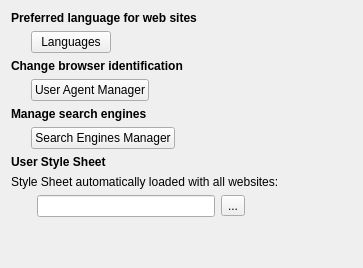
         <widget class="QWidget" name="otherPage">
          <layout class="QGridLayout" name="gridLayout_13">
           <item row="9" column="0" colspan="4">
            <widget class="QLabel" name="label_66">
             <property name="text">
              <string>&lt;b&gt;Manage search engines&lt;/b&gt;</string>
             </property>
            </widget>
           </item>
           <item row="11" column="0" colspan="4">
            <widget class="QLabel" name="label_9">
             <property name="text">
              <string>&lt;b&gt;User Style Sheet&lt;/b&gt;</string>
             </property>
            </widget>
           </item>
           <item row="12" column="0" colspan="4">
            <widget class="QLabel" name="label_15">
             <property name="text">
              <string>Style Sheet automatically loaded with all websites: </string>
             </property>
            </widget>
           </item>
           <item row="13" column="1">
            <widget class="QLineEdit" name="userStyleSheet"/>
           </item>
           <item row="13" column="2">
            <widget class="MacToolButton" name="chooseUserStylesheet">
             <property name="text">
              <string>...</string>
             </property>
            </widget>
           </item>
           <item row="14" column="0">
            <spacer name="verticalSpacer_15">
             <property name="orientation">
              <enum>Qt::Orientation::Vertical</enum>
             </property>
             <property name="sizeHint" stdset="0">
              <size>
               <width>20</width>
               <height>40</height>
              </size>
             </property>
            </spacer>
           </item>
           <item row="4" column="0" colspan="4">
            <widget class="QLabel" name="label_36">
             <property name="text">
              <string>&lt;b&gt;Preferred language for web sites&lt;/b&gt;</string>
             </property>
            </widget>
           </item>
           <item row="5" column="3">
            <spacer name="horizontalSpacer_6">
             <property name="orientation">
              <enum>Qt::Orientation::Horizontal</enum>
             </property>
             <property name="sizeHint" stdset="0">
              <size>
               <width>40</width>
               <height>20</height>
              </size>
             </property>
            </spacer>
           </item>
           <item row="7" column="0" colspan="4">
            <widget class="QLabel" name="label_60">
             <property name="text">
              <string>&lt;b&gt;Change browser identification&lt;/b&gt;</string>
             </property>
            </widget>
           </item>
           <item row="8" column="0" colspan="2">
            <layout class="QHBoxLayout" name="horizontalLayout_17">
             <item>
              <spacer name="horizontalSpacer_26">
               <property name="orientation">
                <enum>Qt::Orientation::Horizontal</enum>
               </property>
               <property name="sizeType">
                <enum>QSizePolicy::Policy::Fixed</enum>
               </property>
               <property name="sizeHint" stdset="0">
                <size>
                 <width>20</width>
                 <height>20</height>
                </size>
               </property>
              </spacer>
             </item>
             <item>
              <widget class="QPushButton" name="uaManager">
               <property name="text">
                <string>User Agent Manager</string>
               </property>
              </widget>
             </item>
             <item>
              <spacer name="horizontalSpacer_25">
               <property name="orientation">
                <enum>Qt::Orientation::Horizontal</enum>
               </property>
               <property name="sizeHint" stdset="0">
                <size>
                 <width>40</width>
                 <height>20</height>
                </size>
               </property>
              </spacer>
             </item>
            </layout>
           </item>
           <item row="5" column="0" colspan="2">
            <layout class="QHBoxLayout" name="horizontalLayout_8">
             <item>
              <spacer name="horizontalSpacer_24">
               <property name="orientation">
                <enum>Qt::Orientation::Horizontal</enum>
               </property>
               <property name="sizeType">
                <enum>QSizePolicy::Policy::Fixed</enum>
               </property>
               <property name="sizeHint" stdset="0">
                <size>
                 <width>20</width>
                 <height>20</height>
                </size>
               </property>
              </spacer>
             </item>
             <item>
              <widget class="QPushButton" name="preferredLanguages">
               <property name="text">
                <string>Languages</string>
               </property>
              </widget>
             </item>
             <item>
              <spacer name="horizontalSpacer_10">
               <property name="orientation">
                <enum>Qt::Orientation::Horizontal</enum>
               </property>
               <property name="sizeHint" stdset="0">
                <size>
                 <width>40</width>
                 <height>20</height>
                </size>
               </property>
              </spacer>
             </item>
            </layout>
           </item>
           <item row="10" column="0" colspan="2">
            <layout class="QHBoxLayout" name="horizontalLayout_25">
             <item>
              <spacer name="horizontalSpacer_31">
               <property name="orientation">
                <enum>Qt::Orientation::Horizontal</enum>
               </property>
               <property name="sizeType">
                <enum>QSizePolicy::Policy::Fixed</enum>
               </property>
               <property name="sizeHint" stdset="0">
                <size>
                 <width>20</width>
                 <height>20</height>
                </size>
               </property>
              </spacer>
             </item>
             <item>
              <widget class="QPushButton" name="searchEngines">
               <property name="text">
                <string>Search Engines Manager</string>
               </property>
              </widget>
             </item>
             <item>
              <spacer name="horizontalSpacer_32">
               <property name="orientation">
                <enum>Qt::Orientation::Horizontal</enum>
               </property>
               <property name="sizeHint" stdset="0">
                <size>
                 <width>40</width>
                 <height>20</height>
                </size>
               </property>
              </spacer>
             </item>
            </layout>
           </item>
          </layout>
         </widget>
